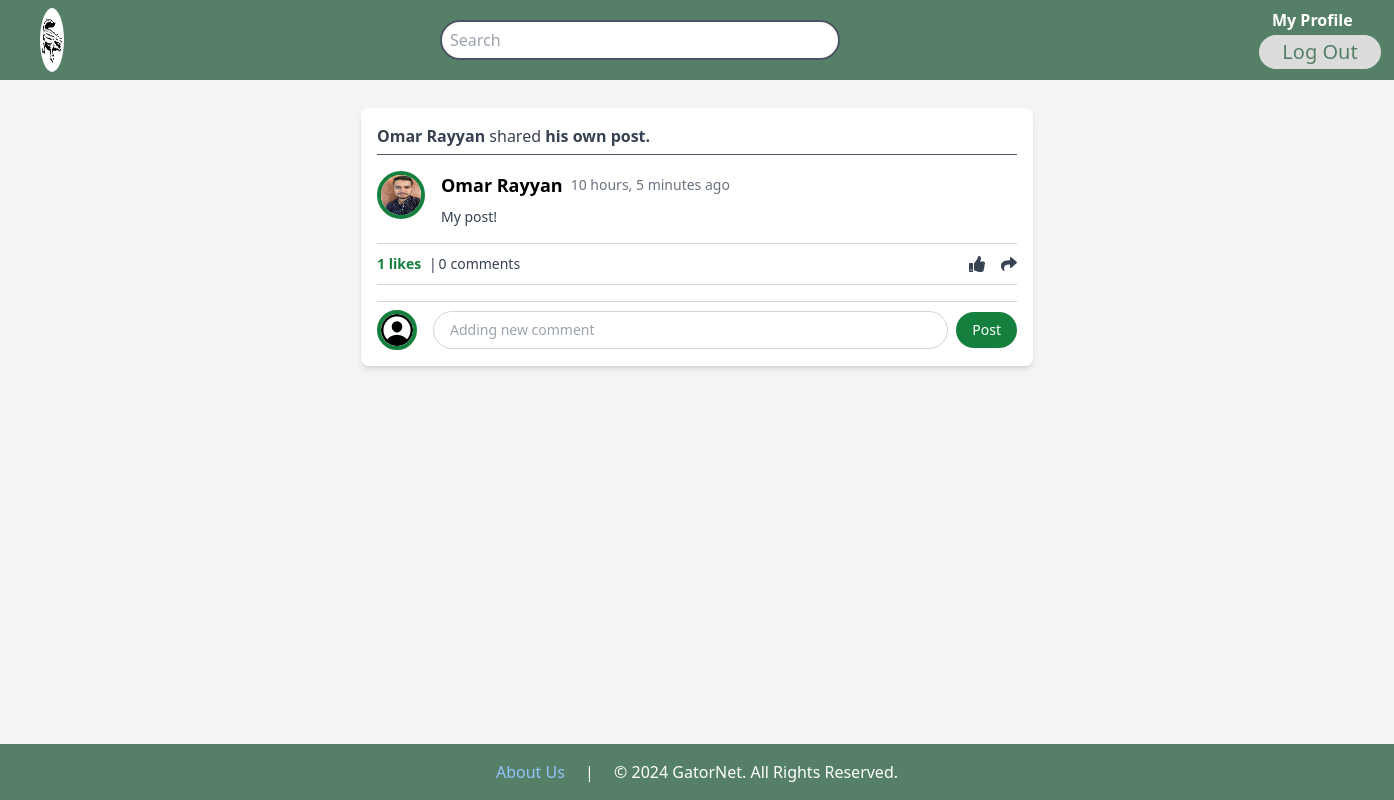
Before: /social/post/13 (signed in) with the older database file.
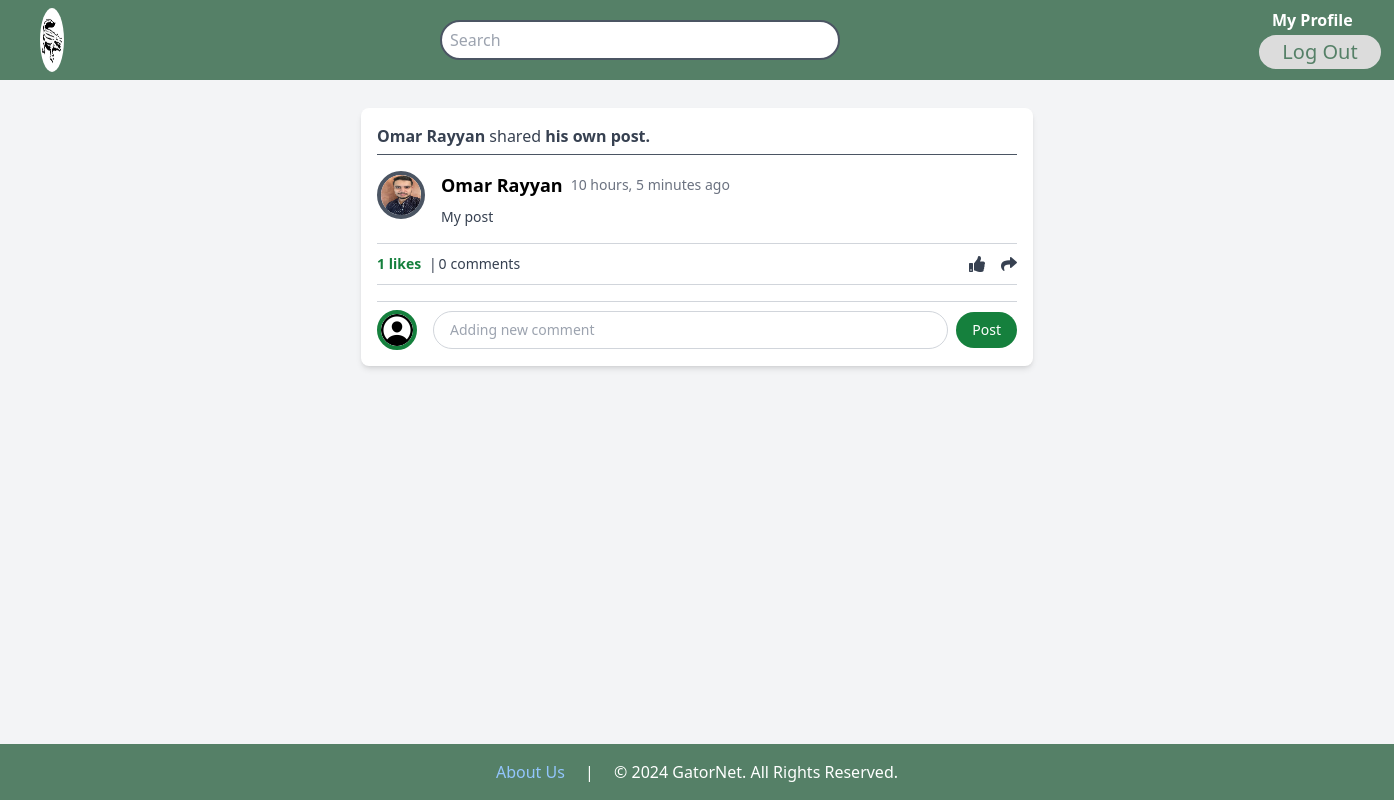
After: the same page with the newer database file.
### social_app/models.py (models this page shows)
class Post(models.Model):
    content = models.TextField()
    creator = models.ForeignKey(User, related_name = "all_posts", on_delete = models.CASCADE)
    shared = models.BooleanField(default=False)
    shared_post_id = models.IntegerField(default=0)
    created_at = models.DateTimeField(auto_now_add=True)
    updated_at = models.DateTimeField(auto_now=True)
    objects = PostsManager()

### users_app/models.py (models this page shows, shortened)
class User(models.Model):
    first_name = models.CharField(max_length=45)
    last_name = models.CharField(max_length=45)
    profile_picture = models.ImageField(upload_to='profile_pics/', default='profile_pics/default.jpg')
    email = models.CharField(max_length=255)
    password = models.CharField(max_length=255)
    date_of_birth = models.DateField()
    gender = models.CharField(max_length=45)
    last_activity = models.DateTimeField(default=datetime.now)
    created_at = models.DateTimeField(auto_now_add=True)
    updated_at = models.DateTimeField(auto_now=True)
    objects = UserManager()
    def full_name(self):
        return f"{self.first_name} {self.last_name}"
    def is_online(self):
        now = timezone.now()
        if self.last_activity > now - timedelta(minutes=5):
            return True
        return False

### social_app/views.py (the view)
# urls.py: path('post/<int:id>', views.view_post, name='view_post'),
def view_post(request, id=0):
    if not 'user_id' in request.session:
        messages.error(request, 'You must first login.', extra_tags='login')
        return redirect('/')
    if id == 0:
        post = Post.objects.get_post(int(request.POST['post_id']))
    else:
        post = Post.objects.get_post(id)
    if post.shared:
        shared_post = Post.objects.get_post(post.shared_post_id)
    else:
        shared_post = 0
    context = {
        'post': post,
        'has_user_liked_post': Like.objects.has_user_liked_post(id, int(request.session['user_id'])),
        'user': User.objects.get_user(int(request.session['user_id'])),
        'shared_post': shared_post,
    }
    return render(request, 'view_post.html', context)

### social_app/models.py (called while the page is built)
    def get_post(self, post_id):
        return Post.objects.get(id=post_id)

    def has_user_liked_post(self, post_id, user_id):
        return self.filter(post_id=post_id, user_id=user_id).exists()

### social_app/templatetags/custom_filters.py (called while the page is built)
@register.filter
def abbreviate_number(value):
    try:
        value = int(value)
        if value >= 1_000_000:
            return f"{value / 1_000_000:.1f}M".rstrip('0').rstrip('.')
        elif value >= 1_000:
            return f"{value / 1_000:.1f}k".rstrip('0').rstrip('.')
        else:
            return str(value)
    except (ValueError, TypeError):
        return value

### users_app/models.py (called while the page is built)
    def get_user(self, id):
        return User.objects.get(id=id)

### social_app/templates/view_post.html (shortened to what the changed rows need)
<!DOCTYPE html>
<html lang="en">
<head>
    <script src="https://cdn.tailwindcss.com"></script>
    {% load static %}
    {% load custom_filters %}
    <link rel="stylesheet" href="{% static 'css/home.css' %}" />
    <link rel="stylesheet" href="https://cdnjs.cloudflare.com/ajax/libs/font-awesome/5.15.3/css/all.min.css" />
</head>
<body class="bg-gray-100 min-h-screen flex flex-col">
      <main class="flex-grow p-3">
        <div class="max-w-2xl mx-auto mt-[2vh] bg-white rounded-lg shadow-md p-4 w-[90vh]">
          {% if post.shared %}
            <p class="text-gray-700 mb-4 border-b pb-[0.7vh] border-gray-600"><span class="font-bold"><a href="{% url 'view_profile' post.creator.id %}">{{ post.creator.full_name }}</a></span> shared <span class="font-bold">{% if post.creator == shared_post.creator %} his own post.{% else %} <a href="{% url 'view_profile' shared_post.creator.id %}">{{ shared_post.creator.full_name }}'s</a></span> post.{% endif %}</p>
            <div class="flex items-start">
              <a href="{% url 'view_profile' shared_post.creator.id %}"><img alt="Profile of user" class="w-12 h-12 rounded-full
                {% if shared_post.creator.is_online %}
                    border-4 border-green-700
                {% else %}
                    border-4 border-gray-600
                {% endif %}
                " height="50" src="{{ shared_post.creator.profile_picture.url }}" width="50"/></a>
          {% endif %}
          <div class="ml-4">
           <div class="flex items-center">
            <h2 class="font-bold text-lg">
            {% if post.shared %}
             <a href="{% url 'view_profile' shared_post.creator.id %}">{{ shared_post.creator.full_name }}</a>
            {% else %}
             <a href="{% url 'view_profile' post.creator.id %}">{{ post.creator.full_name }}</a>
            {% endif %}
            </h2>
            <span class="text-gray-500 ml-2 text-sm">
              {{ post.created_at|timesince }} ago
            </span>
           </div>
           <p id="post-content-{{ post.id }}" class="mt-2 text-gray-700 text-sm">
              {{ post.content }}
            </p>
          </div>
         </div>
         <div class="flex items-center justify-between text-gray-700 border-t border-b pt-2 pb-2 mt-[2vh] border-gray-300">
          <p class="text-sm flex items-center">
            <span class="font-bold text-green-700 mr-[1vh] like-count">{{ post.likes.count|abbreviate_number }} likes </span> |
            <span id="post-comments-count" class="ml-[0.2vh] mr-[0.5vh]">{{ post.comments.count|abbreviate_number }}</span> comments
          </p>
        </div>
      </main>
</body>
</html>

Changed rows visible on the page:
changed Post: content "My post!" → "My post"
